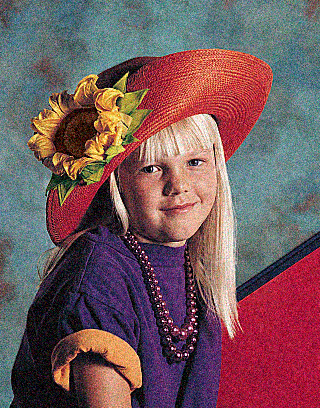
#> input picture M6_Computer_Vision/04. Kernels, callbacks and thresholding/img/noisy.png, 320 x 408 px
$ jupyter execute weekend.ipynb   (shell and % lines are left out)   (older library calls are emulated)
#> lines starting #> are read from the running program, lines starting #| are printed output that depends on the picture; after the words box and inside, x2 and y2 are one past the last pixel; in counts of white or black regions, pixels touching at a corner belong together
[cell 1]
import cv2
import matplotlib.pyplot as plt
import numpy as np

[cell 2]
def imshow(img):
    plt.figure(figsize=(10, 7))
    plt.imshow(img[:,:,::-1])

[cell 3]
img = cv2.imread('img/noisy.png')
#> img is the input picture: shape (408, 320, 3); mean B, G, R 92.8, 88.5, 116.5

[cell 4]
copy1 = img.copy()

def sketch_image(img):
    """Sketches the image applying a laplacian operator to detect the edges"""

    # Convert to gray scale
    img_gray = cv2.cvtColor(img, cv2.COLOR_BGR2GRAY)

    # Apply median filter
    img_gray = cv2.medianBlur(img_gray, 5)

    # Detect edges using cv2.Laplacian()
    edges = cv2.Laplacian(img_gray, cv2.CV_8U, ksize=5)
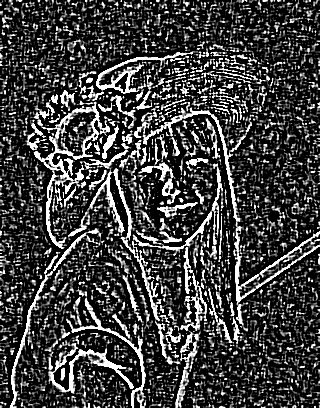
#> edges: shape (408, 320); min 0, max 255, mean 63.9

    # Threshold the edges image:
    ret, thresholded = cv2.threshold(edges, 230, 255, cv2.THRESH_BINARY_INV)
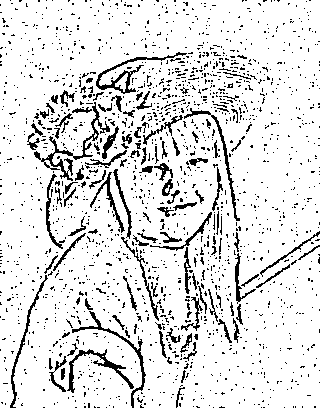
#> thresholded: shape (408, 320); 88.1% white; black in thin lines or dots

    return thresholded

res = sketch_image(copy1)
res.shape
plt.figure(figsize=(6, 12))
plt.imshow(res)

[cell 5]
np.ones((1,3), dtype='float') * 110

[cell 6]
copy2 = img.copy()
copy2 = cv2.cvtColor(copy2, cv2.COLOR_BGR2GRAY)
gradient_x = cv2.Sobel(copy2, cv2.CV_16S, 1, 0, 3)
gradient_y = cv2.Sobel(copy2, cv2.CV_16S, 0, 1, 3)
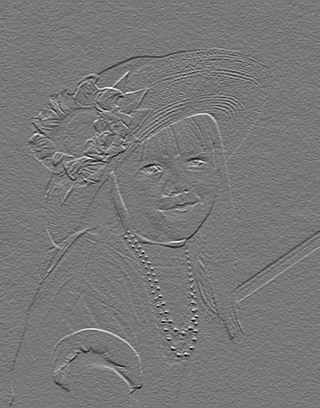
#> gradient_y: shape (408, 320) int16; min -855, max 953, mean -1; drawn with min black and max white

# Conversion to an unsigned 8-bit type:
abs_gradient_x = cv2.convertScaleAbs(gradient_x)
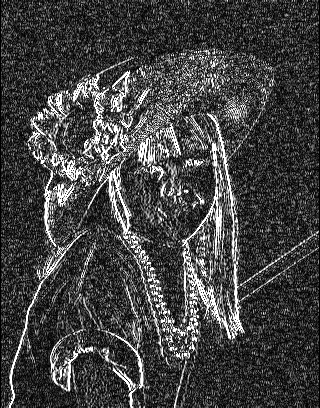
#> abs_gradient_x: shape (408, 320); min 0, max 255, mean 66.7
abs_gradient_y = cv2.convertScaleAbs(gradient_y)
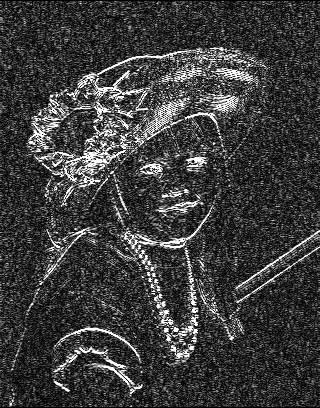
#> abs_gradient_y: shape (408, 320); min 0, max 255, mean 60.5

sobel = cv2.addWeighted(abs_gradient_x, 0.1, abs_gradient_y, 0.9, 0)
plt.imshow(sobel, cmap='gray')

[cell 7]
sketch = cv2.imread('img/sketch.png')
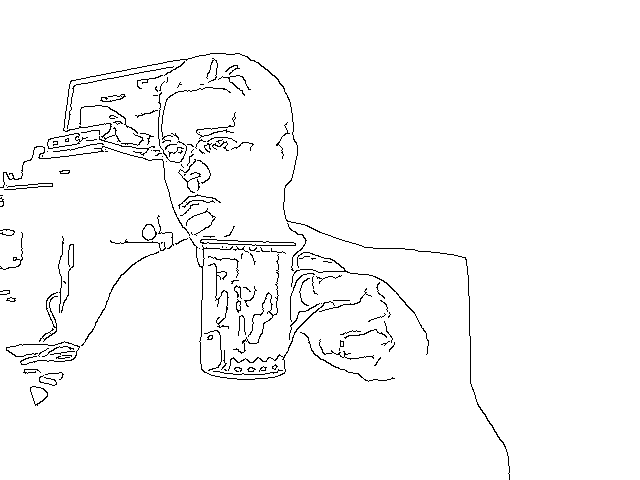
#> input picture M6_Computer_Vision/04. Kernels, callbacks and thresholding/img/sketch.png, 640 x 480 px
#> sketch is the input picture: shape (480, 640, 3); 97.4% white; black in thin lines or dots, all inside (x1, y1, x2, y2) = (0, 53, 510, 480)
sketch = cv2.resize(sketch, (sketch.shape[0]-160, sketch.shape[1]-232))
#> sketch: shape (408, 320, 3)
copy3 = img.copy()
bitwise_or = cv2.bitwise_xor(copy3, sketch)
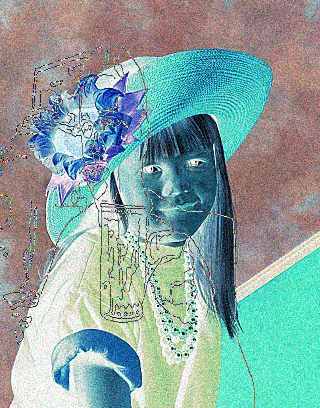
#> bitwise_or: shape (408, 320, 3); mean B, G, R 159.8, 164.1, 137.2
imshow(bitwise_or)
sketch.shape, copy3.shape
#> Out = ((408, 320, 3), (408, 320, 3))

[cell 8]
COLORMAP_AUTUMN = 0
COLORMAP_BONE = 1
COLORMAP_JET = 2
COLORMAP_WINTER = 3
COLORMAP_RAINBOW = 4
COLORMAP_OCEAN = 5
COLORMAP_SUMMER = 6
COLORMAP_SPRING = 7
COLORMAP_COOL = 8
COLORMAP_HSV = 9
COLORMAP_HOT = 11
COLORMAP_PINK = 10
COLORMAP_PARULA = 12

[cell 9]
def build_sample_image():
    """Builds a sample image with 50x50 regions of different tones of gray"""

    # Define the different tones. In this case: 60, 90, 120, ..., 210
    # The end of interval (240) is not included
    tones = np.arange(start=60, stop=240, step=30)

    # Initialize result withe the first 50x50 region with 30-intensity level
    result = np.ones((50, 50, 3), dtype="uint8") * 30

    # Build the image concatenating horizontally the regions:
    for tone in tones:
        img = np.ones((50, 50, 3), dtype="uint8") * tone
        result = np.concatenate((result, img), axis=1)

    return result

[cell 10]
imshow(build_sample_image())
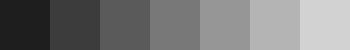
#> shown: shape (50, 350, 3); min 30, max 210, mean 120

[cell 11]
copy4 = img.copy()

gray_image = cv2.cvtColor(copy4, cv2.COLOR_BGR2GRAY)
hist = cv2.calcHist([gray_image], [0], None, [256], [0, 256])
#> hist = 256 values, max 1208 at index 121, min 14 at index 253, mean 510

plt.plot(hist, color='c')
#> figure, not shown here; curve peaks at x = 121, y = 1208

[cell 12]
copy5 = gray_image.copy()
# add 35 from every pixel (the result will look lighter) and calculate histogram
M = np.ones(gray_image.shape, dtype="uint8") * 35
added_image = cv2.add(copy5, M)
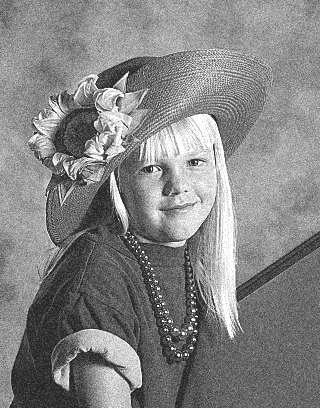
#> added_image: shape (408, 320); min 35, max 255, mean 132.1
hist_added_image = cv2.calcHist([added_image], [0], None, [256], [0, 256])
#> hist_added_image = 256 values, max 2103 at index 255, min 0 at index 0, mean 510

# Subtract 35 from every pixel (the result will look darker) and calculate histogram
subtracted_image = cv2.subtract(copy5, M)
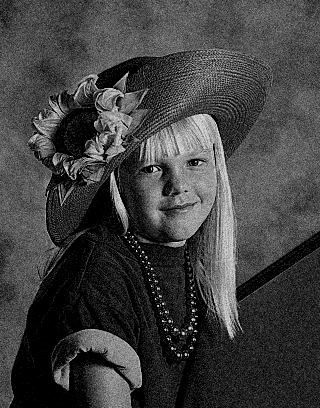
#> subtracted_image: shape (408, 320); min 0, max 220, mean 64.5
hist_subtracted_image = cv2.calcHist([subtracted_image], [0], None, [256], [0, 256])
#> hist_subtracted_image = 256 values, max 16221 at index 0, min 0 at index 221, mean 510

[cell 13]
mask = np.zeros(gray_image.shape[:2], np.uint8)
mask[30:190, 30:190] = 255
hist_mask = cv2.calcHist([copy5], [0], mask, [256], [0, 256])
#> hist_mask = 256 values, max 225 at index 116, min 1 at index 253, mean 100
